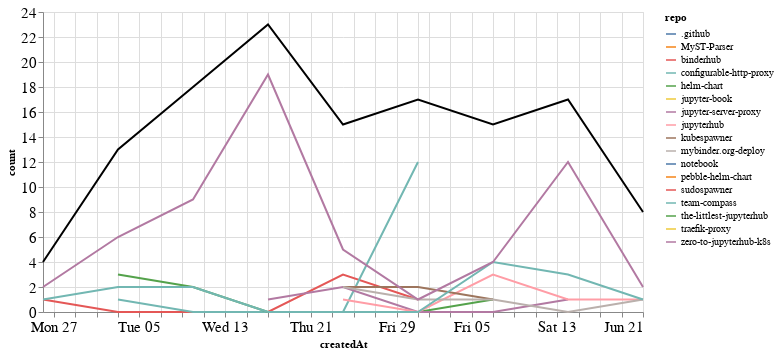

Notebook source saved alongside this figure:
### Markdown cell above
## Comments

### Code cell
comments_time = comments.groupby('repo').resample('W', on='createdAt').count()['author'].reset_index()
comments_time = comments_time.rename(columns={'author': 'count'})
comments_time_total = comments_time.groupby('createdAt').agg({"count": "sum"}).reset_index()
ch1 = alt.Chart(comments_time, width=600).mark_line().encode(
    x='createdAt',
    y='count',
    color='repo',
    tooltip="repo"
)

ch2 = alt.Chart(comments_time_total, width=600).mark_line(color="black").encode(
    x='createdAt',
    y='count',
)

ch1 + ch2

### Figure 1 — Vega-Lite specification as saved in the notebook (floating-point values rounded to 4 significant figures)
{"config": {"axisLeft": {"labelFontSize": 15}, "axisBottom": {"labelFontSize": 15}}, "layer": [{"data": {"name": "data-0cc02cbb5a104d8184910a68ffcb80e0"}, "mark": "line", "encoding": {"color": {"type": "nominal", "field": "repo"}, "tooltip": {"type": "nominal", "field": "repo"}, "x": {"type": "temporal", "field": "createdAt"}, "y": {"type": "quantitative", "field": "count"}}, "width": 600}, {"data": {"name": "data-11fae1e62ae8e707937a57421c6e7a30"}, "mark": {"type": "line", "color": "black"}, "encoding": {"x": {"type": "temporal", "field": "createdAt"}, "y": {"type": "quantitative", "field": "count"}}, "width": 600}], "$schema": "https://vega.github.io/schema/vega-lite/v4.8.1.json", "datasets": {"data-0cc02cbb5a104d8184910a68ffcb80e0": [{"repo": ".github", "createdAt": "2020-05-03T00:00:00", "count": 1}, {"repo": "MyST-Parser", "createdAt": "2020-05-10T00:00:00", "count": 3}, {"repo": "binderhub", "createdAt": "2020-04-26T00:00:00", "count": 1}, {"repo": "binderhub", "createdAt": "2020-05-03T00:00:00", "count": 0}, {"repo": "binderhub", "createdAt": "2020-05-10T00:00:00", "count": 0}, {"repo": "binderhub", "createdAt": "2020-05-17T00:00:00", "count": 0}, {"repo": "binderhub", "createdAt": "2020-05-24T00:00:00", "count": 3}, {"repo": "binderhub", "createdAt": "2020-05-31T00:00:00", "count": 1}, {"repo": "configurable-http-proxy", "createdAt": "2020-05-03T00:00:00", "count": 1}, {"repo": "configurable-http-proxy", "createdAt": "2020-05-10T00:00:00", "count": 0}, {"repo": "configurable-http-proxy", "createdAt": "2020-05-17T00:00:00", "count": 0}, {"repo": "configurable-http-proxy", "createdAt": "2020-05-24T00:00:00", "count": 0}, {"repo": "configurable-http-proxy", "createdAt": "2020-05-31T00:00:00", "count": 12}, {"repo": "helm-chart", "createdAt": "2020-05-03T00:00:00", "count": 3}, {"repo": "helm-chart", "createdAt": "2020-05-10T00:00:00", "count": 2}, {"repo": "helm-chart", "createdAt": "2020-05-17T00:00:00", "count": 0}, {"repo": "helm-chart", "createdAt": "2020-05-24T00:00:00", "count": 0}, {"repo": "helm-chart", "createdAt": "2020-05-31T00:00:00", "count": 0}, {"repo": "helm-chart", "createdAt": "2020-06-07T00:00:00", "count": 1}, {"repo": "jupyter-book", "createdAt": "2020-05-10T00:00:00", "count": 1}, {"repo": "jupyter-server-proxy", "createdAt": "2020-05-17T00:00:00", "count": 1}, {"repo": "jupyter-server-proxy", "createdAt": "2020-05-24T00:00:00", "count": 2}, {"repo": "jupyter-server-proxy", "createdAt": "2020-05-31T00:00:00", "count": 0}, {"repo": "jupyter-server-proxy", "createdAt": "2020-06-07T00:00:00", "count": 0}, {"repo": "jupyter-server-proxy", "createdAt": "2020-06-14T00:00:00", "count": 1}, {"repo": "jupyterhub", "createdAt": "2020-05-24T00:00:00", "count": 1}, {"repo": "jupyterhub", "createdAt": "2020-05-31T00:00:00", "count": 0}, {"repo": "jupyterhub", "createdAt": "2020-06-07T00:00:00", "count": 3}, {"repo": "jupyterhub", "createdAt": "2020-06-14T00:00:00", "count": 1}, {"repo": "jupyterhub", "createdAt": "2020-06-21T00:00:00", "count": 1}, {"repo": "kubespawner", "createdAt": "2020-05-24T00:00:00", "count": 2}, {"repo": "kubespawner", "createdAt": "2020-05-31T00:00:00", "count": 2}, {"repo": "kubespawner", "createdAt": "2020-06-07T00:00:00", "count": 1}, {"repo": "mybinder.org-deploy", "createdAt": "2020-05-24T00:00:00", "count": 2}, {"repo": "mybinder.org-deploy", "createdAt": "2020-05-31T00:00:00", "count": 1}, {"repo": "mybinder.org-deploy", "createdAt": "2020-06-07T00:00:00", "count": 1}, {"repo": "mybinder.org-deploy", "createdAt": "2020-06-14T00:00:00", "count": 0}, {"repo": "mybinder.org-deploy", "createdAt": "2020-06-21T00:00:00", "count": 1}, {"repo": "notebook", "createdAt": "2020-05-17T00:00:00", "count": 1}, {"repo": "pebble-helm-chart", "createdAt": "2020-06-07T00:00:00", "count": 1}, {"repo": "sudospawner", "createdAt": "2020-06-21T00:00:00", "count": 3}, {"repo": "team-compass", "createdAt": "2020-04-26T00:00:00", "count": 1}, {"repo": "team-compass", "createdAt": "2020-05-03T00:00:00", "count": 2}, {"repo": "team-compass", "createdAt": "2020-05-10T00:00:00", "count": 2}, {"repo": "team-compass", "createdAt": "2020-05-17T00:00:00", "count": 0}, {"repo": "team-compass", "createdAt": "2020-05-24T00:00:00", "count": 0}, {"repo": "team-compass", "createdAt": "2020-05-31T00:00:00", "count": 0}, {"repo": "team-compass", "createdAt": "2020-06-07T00:00:00", "count": 4}, {"repo": "team-compass", "createdAt": "2020-06-14T00:00:00", "count": 3}, {"repo": "team-compass", "createdAt": "2020-06-21T00:00:00", "count": 1}, {"repo": "the-littlest-jupyterhub", "createdAt": "2020-05-10T00:00:00", "count": 1}, {"repo": "traefik-proxy", "createdAt": "2020-05-17T00:00:00", "count": 2}, {"repo": "zero-to-jupyterhub-k8s", "createdAt": "2020-04-26T00:00:00", "count": 2}, {"repo": "zero-to-jupyterhub-k8s", "createdAt": "2020-05-03T00:00:00", "count": 6}, {"repo": "zero-to-jupyterhub-k8s", "createdAt": "2020-05-10T00:00:00", "count": 9}, {"repo": "zero-to-jupyterhub-k8s", "createdAt": "2020-05-17T00:00:00", "count": 19}, {"repo": "zero-to-jupyterhub-k8s", "createdAt": "2020-05-24T00:00:00", "count": 5}, {"repo": "zero-to-jupyterhub-k8s", "createdAt": "2020-05-31T00:00:00", "count": 1}, {"repo": "zero-to-jupyterhub-k8s", "createdAt": "2020-06-07T00:00:00", "count": 4}, {"repo": "zero-to-jupyterhub-k8s", "createdAt": "2020-06-14T00:00:00", "count": 12}, {"repo": "zero-to-jupyterhub-k8s", "createdAt": "2020-06-21T00:00:00", "count": 2}], "data-11fae1e62ae8e707937a57421c6e7a30": [{"createdAt": "2020-04-26T00:00:00", "count": 4}, {"createdAt": "2020-05-03T00:00:00", "count": 13}, {"createdAt": "2020-05-10T00:00:00", "count": 18}, {"createdAt": "2020-05-17T00:00:00", "count": 23}, {"createdAt": "2020-05-24T00:00:00", "count": 15}, {"createdAt": "2020-05-31T00:00:00", "count": 17}, {"createdAt": "2020-06-07T00:00:00", "count": 15}, {"createdAt": "2020-06-14T00:00:00", "count": 17}, {"createdAt": "2020-06-21T00:00:00", "count": 8}]}}
